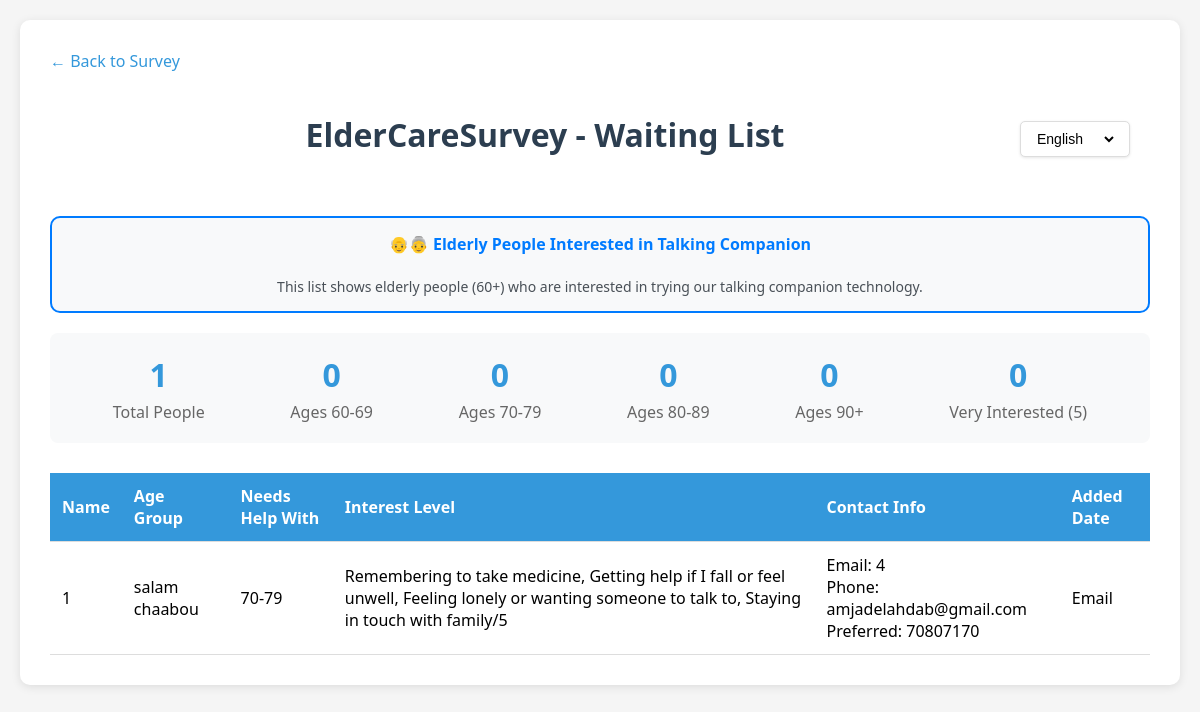
/waiting-list, run on an earlier commit of the app's database.
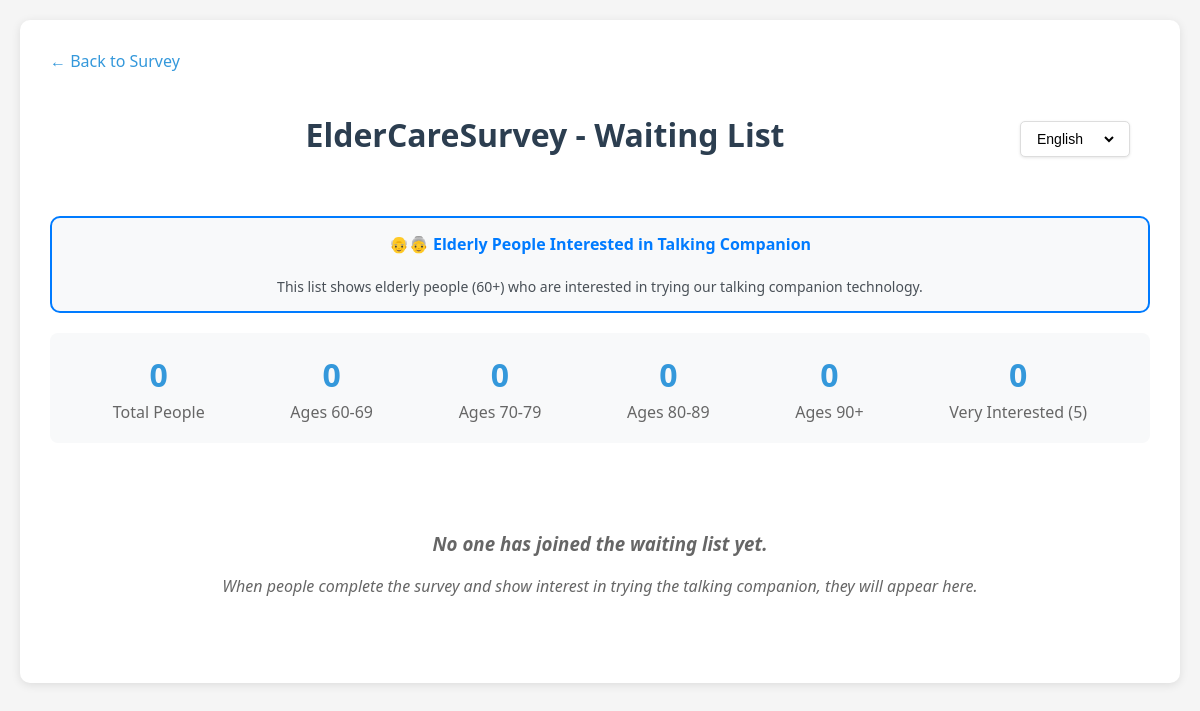
And on a later commit of the database.
### tables this page shows
CREATE TABLE waiting_list (
            id INTEGER PRIMARY KEY AUTOINCREMENT,
            name TEXT,
            age_group TEXT,
            wants_help_with TEXT,
            interest_level TEXT,
            contact_email TEXT,
            contact_phone TEXT,
            contact_preference TEXT,
            added_date TIMESTAMP DEFAULT CURRENT_TIMESTAMP
        );

### app.py (the view)
@app.route('/waiting-list')
def waiting_list():
    conn = sqlite3.connect('survey.db')
    c = conn.cursor()
    c.execute('SELECT * FROM waiting_list ORDER BY added_date DESC')
    people = c.fetchall()
    conn.close()
    return render_template('waiting_list.html', people=people)

### templates/waiting_list.html (shortened to what this page needs)
<!DOCTYPE html>
<html lang="en">
<head>
</head>
<body>
    <div class="container">
        <a href="/" class="back-link">← Back to Survey</a>
        <div class="header-container">
            <div class="title-section">
                <h1>ElderCareSurvey - Waiting List</h1>
            </div>
            <div class="inline-language-selector">
                <select id="languageSelect" onchange="changeLanguage(this.value)">
                    <option value="en">English</option>
                </select>
            </div>
        </div>
        <div class="survey-info" style="background-color: #f8f9fa; border: 2px solid #007bff; border-radius: 10px; padding: 15px; margin-bottom: 20px; text-align: center;">
            <h4 style="color: #007bff; margin-top: 0;">👴👵 Elderly People Interested in Talking Companion</h4>
            <p style="color: #495057; margin-bottom: 0; font-size: 14px;">
                This list shows elderly people (60+) who are interested in trying our talking companion technology.
            </p>
        </div>
        <div class="stats">
            <div class="stat-box">
                <div class="stat-number">{{ people|length }}</div>
                <div class="stat-label">Total People</div>
            </div>
            <div class="stat-box">
                <div class="stat-number">{{ people|selectattr('1', 'equalto', '60-69')|list|length }}</div>
                <div class="stat-label">Ages 60-69</div>
            </div>
            <div class="stat-box">
                <div class="stat-number">{{ people|selectattr('1', 'equalto', '70-79')|list|length }}</div>
                <div class="stat-label">Ages 70-79</div>
            </div>
            <div class="stat-box">
                <div class="stat-number">{{ people|selectattr('1', 'equalto', '80-89')|list|length }}</div>
                <div class="stat-label">Ages 80-89</div>
            </div>
            <div class="stat-box">
                <div class="stat-number">{{ people|selectattr('1', 'equalto', '90+')|list|length }}</div>
                <div class="stat-label">Ages 90+</div>
            </div>
            <div class="stat-box">
                <div class="stat-number">{{ people|selectattr('3', 'equalto', '5')|list|length }}</div>
                <div class="stat-label">Very Interested (5)</div>
            </div>
        </div>
        {% if people %}
        <table>
            <thead>
                <tr>
                    <th>Name</th>
                    <th>Age Group</th>
                    <th>Needs Help With</th>
                    <th>Interest Level</th>
                    <th>Contact Info</th>
                    <th>Added Date</th>
                </tr>
            </thead>
            <tbody>
                {% for person in people %}
                <tr>
                    <td>{{ person[0] or 'Not provided' }}</td>
                    <td>{{ person[1] }}</td>
                    <td>{{ person[2] }}</td>
                    <td>
                        {% if person[3] %}
                            <span class="interest-{{ person[3] }}">{{ person[3] }}/5</span>
                        {% else %}
                            Not provided
                        {% endif %}
                    </td>
                    <td>
                        {% if person[4] %}
                            Email: {{ person[4] }}<br>
                        {% endif %}
                        {% if person[5] %}
                            Phone: {{ person[5] }}<br>
                        {% endif %}
                        {% if person[6] %}
                            Preferred: {{ person[6] }}
                        {% endif %}
                    </td>
                    <td>{{ person[7] }}</td>
                </tr>
                {% endfor %}
            </tbody>
        </table>
        {% else %}
        <div class="no-data">
            <h3>No one has joined the waiting list yet.</h3>
            <p>When people complete the survey and show interest in trying the talking companion, they will appear here.</p>
        </div>
        {% endif %}
    </div>
</body>
</html>

### templates/waiting_list.html (style rules this page uses)
body { font-family: 'Segoe UI', Tahoma, Geneva, Verdana, sans-serif; max-width: 1200px; margin: 0 auto; padding: 20px; background-color: #f5f5f5; }
.container { background: white; padding: 30px; border-radius: 10px; box-shadow: 0 2px 10px rgba(0,0,0,0.1); }
h1 { color: #2c3e50; text-align: center; margin-bottom: 30px; }
.header-container { display: flex; justify-content: space-between; align-items: center; margin-bottom: 30px; padding: 0 20px; }
.title-section { flex: 1; text-align: center; }
.inline-language-selector { display: flex; align-items: center; gap: 10px; background: white; border: 1px solid #ddd; border-radius: 5px; padding: 8px 12px; box-shadow: 0 1px 3px rgba(0,0,0,0.1); }
.inline-language-selector select { border: none; background: transparent; font-size: 14px; cursor: pointer; outline: none; }
body { top: 0px !important; }
.stats { display: flex; justify-content: space-around; margin-bottom: 30px; padding: 20px; background-color: #f8f9fa; border-radius: 8px; }
.stat-box { text-align: center; }
.stat-number { font-size: 2em; font-weight: bold; color: #3498db; }
.stat-label { color: #666; margin-top: 5px; }
.no-data { text-align: center; color: #666; padding: 40px; font-style: italic; }
.back-link { display: inline-block; margin-bottom: 20px; color: #3498db; text-decoration: none; }

What changed in the data, as far as the page shows it:
removed waiting_list: id "1", name "salam chaabou", age_group "70-79", wants_help_with "Remembering to take medicine, Getting help if I fall or feel unwell, Feeling lonely or wanting someone to talk to, Staying in touch with family", interest_level "4", contact_email "amjadelahdab@gmail.com", contact_phone "70807170", contact_preference "Email"
Also different on the page:
{{ people|length }}: "1" → "0"
text no longer shown: "Name Age Group Needs Help With Interest Level Contact Info Added Date"
text now shown: "No one has joined the waiting list yet. When people complete the survey and show interest in trying the talking companion, they will appear here."
